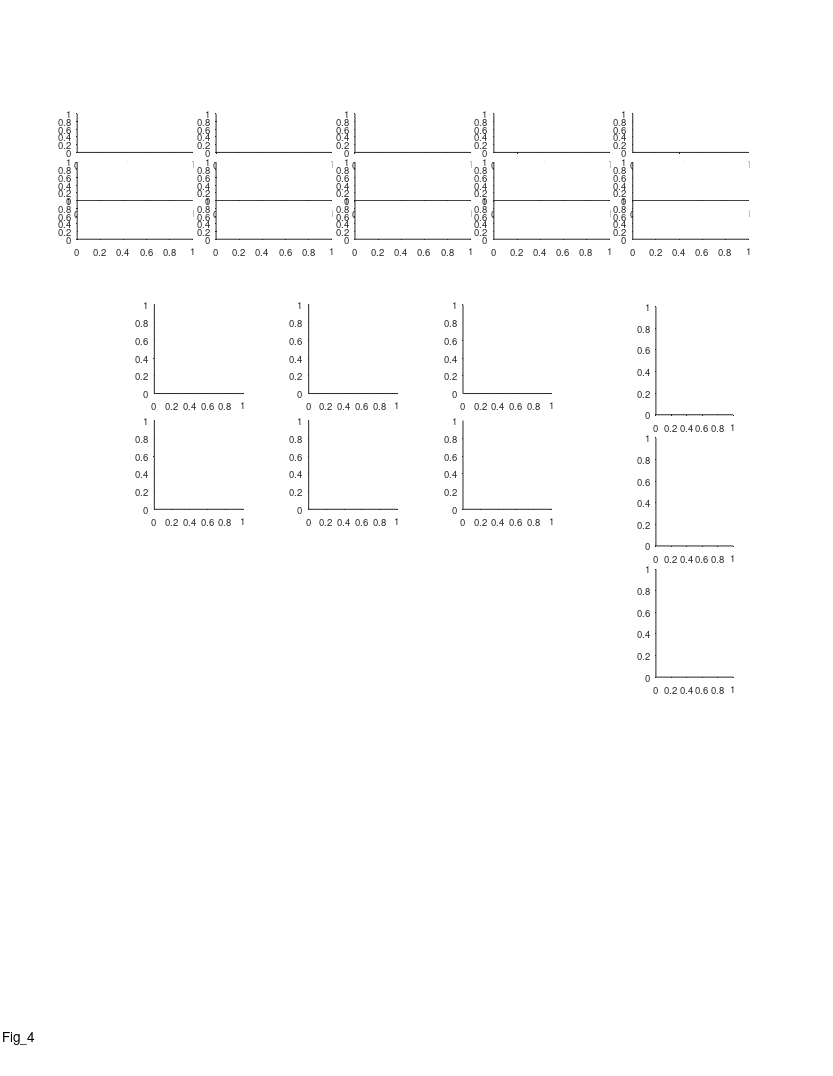

This chart was generated by the following MATLAB code: (Note: this script raises an error after producing the figure.)
%% Large Scale - Fig. 4 - comparing datasets (different track sizes)

%%
clear 
clc

%% params
nboot = 10000;
alpha = 0.05; % TODO: decide if one or two sided test
% CV_err_bar = 'CI';
% CV_err_bar = 'SEM';
CV_err_bar = 'SD';
use_large_bins_results = 0;
norm_speed_ratio = 0;
norm_dist_from_center = 0;
use_only_center = 0;
center_part_len = [nan 4 100];
ratio_stats_include_1s = 0;

%% define output files
res_dir = 'L:\paper_figures';
mkdir(res_dir)
fig_name_str = 'Fig_4';
fig_caption_str = 'Comparing datasets';
log_name_str = [fig_name_str '_log_file' '.txt'];
log_name_str = strrep(log_name_str , ':', '-');
log_name_str = strrep(log_name_str , ' ', '_');
log_name_out = fullfile(res_dir, log_name_str);

%% open log file
diary off
diary(log_name_out)
diary on
disp('Log file');
disp(['created: ', datestr(clock)]);
disp('======================================================');
disp([fig_name_str ':' fig_caption_str]);
disp('======================================================');
disp('');

%% report figure params
fprintf('nboot = %d\n',nboot);
fprintf('CV_err_bar = %s\n',CV_err_bar);
fprintf('normalize speed ratio = %d\n',norm_speed_ratio);
fprintf('Use only the center part of the small environment = %d\n',use_only_center);
if use_only_center
    fprintf('\tBat small no change\n');
    fprintf('\tBat small center part length = %dm\n',center_part_len(2));
%     fprintf('\tRat small center part length = %dm\n',center_part_len(3)/100);
end


%% create figure
% =========================================================================
% figure_size_cm = [21.0 29.7]; % ~A4
figure_size_cm = [21.6 27.9]; % ~US letter
figure ;
% Some WYSIWYG options:
set(gcf,'DefaultAxesFontSize',7);
set(gcf,'DefaultAxesFontName','helvetica');
set(gcf,'DefaultAxesUnits','centimeters');
set(gcf,'PaperType','usletter')
% set(gcf,'PaperType','<custom>');
set(gcf,'PaperUnits','centimeters','PaperPosition',[0 0 figure_size_cm]);
set(gcf,'PaperOrientation','portrait');
set(gcf,'Units','centimeters','Position',get(gcf,'paperPosition')+[0 0 0 0]); % position on screen...
set(gcf, 'Renderer', 'painters');
set(groot, 'defaultAxesTickDir', 'out');
set(groot,  'defaultAxesTickDirMode', 'manual');
annotation('textbox', [0.5 1 0 0], 'String',fig_name_str, 'HorizontalAlignment','center','Interpreter','none', 'FitBoxToText','on');
pause(0.2); % workaround to solve matlab automatically changing the axes positions...

% create panels
panel_A_size_raster = [3 1];
panel_A_size_FR_map = [3 1];
panel_A_pos = [2 16.6];
panel_A = [];
for ii_dataset =1:2
    for ii_example=1:5
        offset_x = (ii_example-1)*3.6;
        offset_y = (ii_dataset-1)*5.1;
        offset = panel_A_pos + [offset_x offset_y];
        panel_A(ii_dataset,ii_example,1) = axes('position', [offset+[0 2.25] panel_A_size_FR_map]);
        panel_A(ii_dataset,ii_example,2) = axes('position', [offset+[0 1   ] panel_A_size_raster]);
        panel_A(ii_dataset,ii_example,3) = axes('position', [offset+[0 0   ] panel_A_size_raster]);
    end
end
panel_A = flipdim(panel_A,1);
delete([panel_A(2,:,:)]);
% now panel_AB is 1X5X3 = dataset X example X raster/FR_map

panel_BCD_size = [2.3 2.3];
panel_BCD_pos = [4 6.7+8];
panel_BCD = [];
for ii_dataset=1:2
    for ii_feature=1:3
        offset_x = (ii_feature-1)*4;
        offset_y = (ii_dataset-1)*3;
        offset = panel_BCD_pos + [offset_x offset_y];
        panel_BCD(ii_dataset,ii_feature) = axes('position', [offset panel_BCD_size]);
    end
end
panel_BCD = flipdim(panel_BCD,1);
% now panel_B is 2X3 = dataset X feature

panel_EFG_size = [2 2.8];
panel_EFG_pos = [17 10.35];
panel_EFG = [];
for r=1:3
    for c=1:1
        offset_x = (c-1)*3.3;
        offset_y = (r-1)*3.4;
        offset = panel_EFG_pos + [offset_x offset_y];
        panel_EFG(r,c) = axes('position', [offset panel_EFG_size]);
    end
end
panel_EFG = flipdim(panel_EFG,1);

if norm_dist_from_center
%     norm_dist_from_center_panels(1) = axes('position', [3  2.5 3 3]);
    norm_dist_from_center_panels(2) = axes('position', [3 2 3 3]);
%     norm_dist_from_center_panels(3) = axes('position', [9 2 3 3]);
end

%% load data ==============================================================
clear datasets
data_dir = 'L:\processed_data_structs';
if use_large_bins_results
    % supp fig
    datasets(1)=load(fullfile(data_dir,'cells_bat_200m.mat'));
    datasets(2)=load(fullfile(data_dir,'cells_bat_6m_binning_option3.mat'));
%     datasets(3)=load(fullfile(data_dir,'cells_rat_3m_signif+FE_bin_5cm_ker_10cm.mat'));
else
    % main fig 
    datasets(1)=load(fullfile(data_dir,'cells_bat_200m.mat'));
    datasets(2)=load(fullfile(data_dir,'cells_bat_6m.mat'));
%     datasets(3)=load(fullfile(data_dir,'cells_rat_3m_signif+FE.mat'));
end
datasets(1).name = {'Large env.'};
datasets(2).name = {'Small env.'};
% datasets(3).name = {'Rat small env.'};

% fix struct names for 6m dataset
[datasets(2).cells.stats]  = disperse([datasets(2).cells.stats_6m]);
% [datasets(2).cells.signif] = disperse([datasets(2).cells.signif_6m]);
% [datasets(2).cells.FR_map] = disperse([datasets(2).cells.FR_map_6m]);
% [datasets(2).cells.stats] = disperse(arrayfun(@(cell)(cell.stats_6m([1 2])), datasets(2).cells, 'UniformOutput', false));
[datasets(2).cells.signif] = disperse(arrayfun(@(cell)(cell.signif_6m([1 2])), datasets(2).cells, 'UniformOutput', false));
[datasets(2).cells.FR_map] = disperse(arrayfun(@(cell)(cell.FR_map_6m([1 2])), datasets(2).cells, 'UniformOutput', false));
[datasets(2).cells.fields] = disperse(arrayfun(@(cell)(cell.fields_6m([1 2])), datasets(2).cells, 'UniformOutput', false));
[datasets(2).cells.FE] = disperse(arrayfun(@(cell)(cell.FE_6m([1 2])), datasets(2).cells, 'UniformOutput', false));
datasets(2).cells = rmfield(datasets(2).cells, 'stats_6m');
datasets(2).cells = rmfield(datasets(2).cells, 'signif_6m');
datasets(2).cells = rmfield(datasets(2).cells, 'FR_map_6m');
datasets(2).cells = rmfield(datasets(2).cells, 'fields_6m');
datasets(2).cells = rmfield(datasets(2).cells, 'FE_6m');
datasets(2).cells = rmfield(datasets(2).cells, 'cluster_quality');

%%
prm = PARAMS_GetAll();

%% cell examples options
% panel_A_opt = [3 1 8 11 2];
% panel_A_opt = [3 1 8 11 13];
panel_A_opt = [1 11 8 2 3];

% panel_B_opt = [3 4 8 1 2];
% panel_B_opt = [17:21];
% panel_B_opt = [22:26];
% panel_B_opt = [27:31];
panel_B_opt = [8 3 4 30 27];

bat_examples_options = {
    'b2311_d191218_TT3_SS08'   % 1
    'b2329_d190918_TT11_SS01'
    'b2329_d190919_TT11_SS04'
    'b2382_d190620_TT9_SS03'
    'b2382_d190623_TT13_SS05'  % 5
    'b2311_d191209_TT3_SS04'
    'b2311_d191218_TT3_SS02'
    'b2311_d191218_TT3_SS05'
    'b2329_d190923_TT2_SS02'
    'b2329_d190916_TT7_SS01'   % 10
    'b2311_d191218_TT3_SS07'
    'b2311_d191218_TT3_SS04'
    'b2329_d190918_TT7_SS01'   % 13
};
rat_examples_options = [
    386     % 1
    725
    738
    742
    1118    % 5
    1167
    1196
    1346
    1555
    1689    % 10
    1846
    2070
    2233
    2336
    2378    % 15
    2569
    2391
    1345
    1456
    1651    % 20
    1929
    1451
    1366
    913
    2657    % 25
    915
    724
    2628
    1872
    1285    % 30
    842
    ];

% report cell examples ID
fprintf('========= Panels A+B examples =========\n')
fprintf('Bat examples:\n')
fprintf('\t%s\n',bat_examples_options{panel_A_opt})
fprintf('Rat examples:\n')
fprintf('\t%d\n',rat_examples_options(panel_B_opt))

%% FR map + rasters - examples ============================================
cells2 = datasets(2).cells;
% cells3 = datasets(3).cells;
details2=[cells2.details];
% details3=[cells3.details];
IX2 = cellfun(@(cell_ID)find(contains({details2.cell_ID},cell_ID)), bat_examples_options(panel_A_opt))';
% IX3 = arrayfun(@(id)find(ismember([details3.id],id)), rat_examples_options(panel_B_opt))';
% cell_examples = [cells2(IX2);cells3(IX3)];
cell_examples = [cells2(IX2)];
if 1
for ii_dataset = 1:size(cell_examples,1)
    for ii_cell = 1:size(cell_examples,2)
        %%
        cell = cell_examples(ii_dataset,ii_cell);
        c = prm.graphics.colors.flight_directions;
        
        switch ii_dataset
            case 1
                xlimits = [0 6];
%                 area_limits = [6 12];
                area_size = 0.30;
%                 rescale_gain_offset = [1 6];
                rescale_gain_offset = [1 mean(cell.stats.all.valid_speed_pos)-3];
                cell_str = cell.details.cell_ID;
                m_or_cm = 'm';
            case 2
                xlimits = [0 3];
%                 area_limits = [-150 150];
                area_size = 30;
%                 rescale_gain_offset = [1/100 -150];
                rescale_gain_offset = [1/100 mean(cell.stats.all.valid_speed_pos)-150];
                cell_str = "cell "+cell.details.id;
                m_or_cm = 'cm';
        end

        % map+fields
        axes(panel_A(ii_dataset, ii_cell, 1));
        cla
        hold on
        maps=[cell.FR_map.all];
        x = maps(1).bin_centers;
        y = cat(1,maps.PSTH);
        m = round(max(y(:)));
        ylimits = [0 m+1];
        % low-speed area
        area_lowerval = ylimits(1) - 0.23*range(ylimits);
        area_upperval = ylimits(1) - 1e-2*range(ylimits);
%         area([area_limits(1)  cell.stats.all.valid_speed_pos(1)               ], repelem(area_upperval,2), area_lowerval, 'FaceColor',0.7*[1 1 1],'EdgeColor','none','ShowBaseLine','off','Clipping','off');
%         area([                cell.stats.all.valid_speed_pos(2) area_limits(2)], repelem(area_upperval,2), area_lowerval, 'FaceColor',0.7*[1 1 1],'EdgeColor','none','ShowBaseLine','off','Clipping','off');
        area_X = cell.stats.all.valid_speed_pos(1) - area_size;
        area_Y = repelem(area_upperval,2);
        area(cell.stats.all.valid_speed_pos(1) - [area_size 0], repelem(area_upperval,2), area_lowerval, 'FaceColor',0.7*[1 1 1],'EdgeColor','none','ShowBaseLine','off','Clipping','off');
        area(cell.stats.all.valid_speed_pos(2) + [0 area_size], repelem(area_upperval,2), area_lowerval, 'FaceColor',0.7*[1 1 1],'EdgeColor','none','ShowBaseLine','off','Clipping','off');
        h=plot(x,y,'LineWidth',1.2);
        [h.Color] = disperse(c);
        % fields
        dir_offsets = [-0.1 -0.17]+0.015;
        for ii_dir=1:2
            fields = cell.fields{ii_dir};
            if isfield(fields,'in_low_speed_area')
                fields([fields.in_low_speed_area])=[];
            end
            for ii_field = 1:length(fields)
                plot(fields(ii_field).edges_prc, ...
                     repelem(dir_offsets(ii_dir)*range(ylimits),2),...
                    'Linewidth', 2, 'Color', c{ii_dir},'Clipping','off');
                fprintf('dataset %d cell %d direction %d field %d size = %.2f%s\n',...
                    ii_dataset, ii_cell, ii_dir, ii_field, fields(ii_field).width_prc, m_or_cm);
            end
        end
        rescale_plot_data('x',rescale_gain_offset);
        box off
        h=gca;
        h.TickDir = 'out';
        h.XTick = [];
        h.YTick = [0 m];
        h.YLim = ylimits;
        h.XLim = xlimits;
        h.YRuler.TickLabelGapOffset = -1;

        % rasters
        FEs = [cell.FE];
        for ii_dir=1:2
            axes(panel_A(ii_dataset, ii_cell, ii_dir+1));
            cla
            FE = FEs{ii_dir};
            x = [FE.spikes_pos];
            [FE.number2] = disperse(1:length(FE));
            y = arrayfun(@(FE)(FE.number2*ones(1,FE.num_spikes)),FE,'UniformOutput',0);
            y = [y{:}];
            plot(x,y,'.','Color',c{ii_dir},'MarkerSize',0.05);
            
            rescale_plot_data('x',rescale_gain_offset);
            
            box off
            h=gca;
            m = length(FE);
            h.YTick = [1 m];
            h.XLim = xlimits;
            h.YLim = [0 m+1];
            h.YRuler.TickLabelGapOffset = -1;
            switch ii_dir
                case 1
                    h.XTick = [];
                    h.YTickLabel = {'',num2str(m)};
                case 2
                    switch ii_dataset
                        case 1
                            h.XTick = 0:1:6;
                        case 2
                            h.XTick = 0:1:3;
                    end
                    h.XRuler.TickLabelGapOffset = -2;
                    h.YTickLabel = {'1',num2str(m)};
                    h.TickDir = 'out';
            end
        end
        
        % fields num (here to be above the - TODO: Move up where I plot fields
        for ii_dir=1:2
            fields = cell.fields{ii_dir};
            if isfield(fields,'in_low_speed_area')
                fields([fields.in_low_speed_area])=[];
            end
            dir_offsets =2.05+[0.18 0];
            text(1.05, dir_offsets(ii_dir), num2str(length(fields)), 'Units','normalized', 'Color', c{ii_dir},...
                'HorizontalAlignment','right', 'VerticalAlignment','middle','FontSize',6);
        end
    end
end

%% add direction arrows
arrow_x = 0.85 +[0 0.05];
arrow_y = repelem(0.95,2);
clear h
h(1)=annotation('arrow',arrow_x,      arrow_y+0.008,  'Color', prm.graphics.colors.flight_directions{1});
h(2)=annotation('arrow',flip(arrow_x),arrow_y      ,  'Color', prm.graphics.colors.flight_directions{2});
[h.HeadWidth] = disperse([5 5]);
[h.HeadLength] = disperse([5 5]);

%% add x/y labels for specific panels
for ii_dataset = 1:1
    for ii_cell = 1:5
        axes(panel_A(ii_dataset,ii_cell, 3));
        xlabel('Position (m)', 'Units','normalized','Position',[0.5 -0.35]);
    end
end
for ii_dataset = 1:1
    ii_cell = 1;
    axes(panel_A(ii_dataset,ii_cell, 3));
    ylabel('Flight no.',   'Units','normalized','Position',[-0.2 1]);
    axes(panel_A(ii_dataset,ii_cell, 1));
    ylabel({'Firing rate';'(Hz)'},   'Units','normalized','Position',[-0.15 0.42]);
end
axes(panel_A(1,1,1));
text(-0.4,1.6, 'A', 'Units','normalized','FontWeight','bold');
text(0.1,1.6, 'Small environment (6 m)', 'Units','normalized','FontWeight','bold');
% axes(panel_A(2,1,1));
% text(-0.4,1.6, 'B', 'Units','normalized','FontWeight','bold');
% text(0.1,1.6, 'Rats - Small environment', 'Units','normalized','FontWeight','bold');

end % if plot examples ====================================================



%% ================ plot datasets histograms ========================
fprintf('======= panels BCD: plot datasets distributions ======= \n');
field_num_val = [];
field_num_grp = [];
field_size_val = [];
field_size_grp = [];
ratio_LS_val = [];
ratio_LS_grp = [];
ratio_LS_with_1s_val = [];
ratio_LS_with_1s_grp = [];
n_str_pos_x = [1 1 1.1; 1 1 1.1; 1 1 1.1];
n_str_pos_y = [1 1 1; 0.9 1 0.9; 0.9 1 0.9];
for ii_dataset = 1:length(datasets)
    %% arrange dataset struct
    name = datasets(ii_dataset).name;
    cells = datasets(ii_dataset).cells;
    signif = cat(1,cells.signif);
    signif = arrayfun(@(x)(x.TF),signif);
    signif = any(signif,2);
    cells(~signif)=[];
    signif = cat(1,cells.signif);
    signif = arrayfun(@(x)(x.TF),signif);
    stats = [cells.stats];
    stats_all = [stats.all];
    stats_dir = cat(1,stats.dir);
    fields = cat(1,cells.fields);
    fields = fields(signif);
    fields = [fields{:}];
    fields([fields.in_low_speed_area])=[];
% % %     if ~isfield(fields,'in_low_speed_area')
% % %         [fields.in_low_speed_area] = disperse(false(size(fields)));
% % %     end
% % %     if is_remove_low_speed 
% % %         fields([fields.in_low_speed_area])=[];
% % %     end
    
    %% arrange relevant data to plot
    field_num = [stats_dir(signif).field_num];
    field_size = [fields.width_prc];
    ratio_LS = [stats_all.field_ratio_LS];
    ratio_LS_with_1s = [stats_all.field_ratio_LS];
    ratio_LS_with_1s(isnan(ratio_LS_with_1s))=1;
    ratio_LS_vel = abs([stats_all.field_ratio_LS_vel]);
    ratio_LS_vel(isnan(ratio_LS_vel)) = 1;
        
    % Here we try two options to overcome the parabolic speed trajectories:
    % test 1: take only the very central part of the track
    if use_only_center & ~isnan(center_part_len(ii_dataset)) % only for small env.
        % remove fields far from the center        
        % and recalculate field num/size/ratio
        field_num = [];
        field_size = [];
        ratio_LS = [];
        ratio_LS_with_1s = [];
        ratio_LS_vel = [];
        dist2center_LS = [];
        for ii_cell = 1:length(cells)
            cell_fields = [];
            for ii_dir=1:2
                cell = cells(ii_cell);
                if ~cell.signif(ii_dir).TF
                    continue;
                end
                cell_fields_dir = cell.fields{ii_dir};
                cell_fields_dir( [cell_fields_dir.in_low_speed_area] ) = [];
                center_loc = mean(cell.stats.all.valid_speed_pos);
                cell_fields_dir( abs([cell_fields_dir.loc]-center_loc) > center_part_len(ii_dataset)/2 ) = [];
                cell_fields = [cell_fields cell_fields_dir];
                field_num = [field_num length(cell_fields_dir)];
            end
            cell_fields_sizes = [cell_fields.width_prc];
            cell_fields_vel = [cell_fields.vel];
            cell_fields_loc = [cell_fields.loc];
            field_size = [field_size cell_fields_sizes];
            switch length(cell_fields_sizes)
                case 0 % do nothing (disregard this cell)
                case 1 % add 1 only to 'with_1s' array and nan to the regular array (for code comatibility)
                    ratio_LS         = [ratio_LS            nan];
                    ratio_LS_with_1s = [ratio_LS_with_1s      1];
                    ratio_LS_vel     = [ratio_LS_vel          1];
                    dist2center_LS   = [dist2center_LS; [1 1].*abs(cell_fields_loc-center_loc)];
                otherwise
                    [field_L,IX_L] = max(cell_fields_sizes);
                    [field_S,IX_S] = min(cell_fields_sizes);
                    ratio_LS         = [ratio_LS            field_L/field_S ];
                    ratio_LS_with_1s = [ratio_LS_with_1s    field_L/field_S ];
                    ratio_LS_vel     = [ratio_LS_vel        cell_fields_vel(IX_L) / cell_fields_vel(IX_L) ];
                    dist2center_LS   = [dist2center_LS;     abs(cell_fields_loc(IX_L)-center_loc) ...
                                                            abs(cell_fields_loc(IX_S)-center_loc)    ];
                    
            end
        end
        field_num(field_num==0)=[];
    end
    % test 2: normalize by the speed ratio
    if norm_speed_ratio
        ratio_LS = ratio_LS ./ ratio_LS_vel;
        ratio_LS_with_1s = ratio_LS_with_1s ./ ratio_LS_vel;
    end
    % test 3: normalize by the distance from center ratio
    if norm_dist_from_center & ~isnan(center_part_len(ii_dataset)) % only for small env.
        ratio_LS_dist2center = dist2center_LS(:,1)' ./ dist2center_LS(:,2)';
        % here we multiply by ratio_dist2center, in contrast to normalizing
        % by the speed ratio, because the further the field from the center
        % we expect it to be smaller, so we expect ratio_LS_dist2center to
        % be values < 1
        ratio_LS = ratio_LS .* ratio_LS_dist2center;
        ratio_LS_with_1s = ratio_LS_with_1s .* ratio_LS_dist2center;
    end
    % convert cm to m
    if ii_dataset==3
        field_size = field_size / 100; % convert cm to m
    end
    
    %% store data from all datasets together
    field_num_val  = [field_num_val   field_num];
    field_size_val = [field_size_val  field_size];
    ratio_LS_val   = [ratio_LS_val    ratio_LS];
    ratio_LS_with_1s_val   = [ratio_LS_with_1s_val   ratio_LS_with_1s];
    field_num_grp  = [field_num_grp   ii_dataset.*ones(size(field_num))];
    field_size_grp = [field_size_grp  ii_dataset.*ones(size(field_size))];
    ratio_LS_grp   = [ratio_LS_grp    ii_dataset.*ones(size(ratio_LS))];
    ratio_LS_with_1s_grp   = [ratio_LS_with_1s_grp   ii_dataset.*ones(size(ratio_LS_with_1s))];
    
    %%
    datasets(ii_dataset).field_size = field_size;
    datasets(ii_dataset).fields = fields;
    datasets(ii_dataset).signif = signif;
    datasets(ii_dataset).signif = signif;
    datasets(ii_dataset).stats_all = stats_all;
    datasets(ii_dataset).stats_dir = stats_dir;
    
    %% report dataset
    fprintf('Dataset %d: %s\n', ii_dataset, datasets(ii_dataset).name{1})
    
    %% no. of fields
    x = field_num;
    axes(panel_BCD(ii_dataset,1));
    cla('reset');
    hold on
    hh=histogram(x);
    hh.FaceColor = 0.5*[1 1 1];
    hh.BinEdges = 0.5+[0:20];
    hh.Data(hh.Data > hh.BinLimits(2)) = hh.BinLimits(2);
    if hh.Values(end)
        fprintf('\tLast bin includes all cells with > %d fields\n', floor(hh.BinEdges(end)));
    end
    
    hax=gca;
    hax.YScale = 'log';
    hax.YLim(1) = 0.7;
    hax.YLim(2) = 1.15 * hax.YLim(2);
%     ha.YLim = [0.7e0 240];
    hax.XLim = [0 hh.BinLimits(2)];
    hax.XTick = [0:5:30];
    hax.YTick = [1 10 100];
    hax.YTickLabel = {'10 ^0';'10 ^1';'10 ^2'};
    hax.TickDir='out';
    hax.TickLength = [0.03 0.03];
    hax.XRuler.TickLabelGapMultiplier = -0.3;
    hax.YRuler.TickLabelGapMultiplier = 0.001;
    if ii_dataset == length(datasets)
        xlabel({'No. of fields per direction'},'Units','normalized','Position',[0.5 -0.18]);
    end
    ylabel('No. of cells','Units','normalized','Position',[-0.28 0.5])
    text(n_str_pos_x(ii_dataset,1),n_str_pos_y(ii_dataset,1), "n = "+sum(~isnan(x)),...
        'Units','normalized','HorizontalAlignment','right','VerticalAlignment','top','FontSize',7);
    
    hl=xline(nanmean(x)); hl.Color='r';
    m = hax.YLim(2) + 0.15*range(hax.YLim);
    plot(prctile(x,[25 75]), [m m], 'r-','LineWidth',1   ,'Clipping','off');
    plot(prctile(x,[50]),    m    , 'r.','MarkerSize',10 ,'Clipping','off');
    fprintf('\tNo. of fields: mean=%.1f median=%.1f IQR=%.1f-%.1f\n', nanmean(x), prctile(x,[50]), prctile(x,[25 75]) );
    
    %% Field Size
    x = field_size;
    axes(panel_BCD(ii_dataset,2));
    cla('reset');
    hold on
    h=histogram(x);
    h.FaceColor = 0.5*[1 1 1];
    h.BinEdges = 0:33;

    ylabel('counts')
    hax=gca;
    hax.YScale = 'log';
    hax.YLim(1) = 0.8;
    hax.YLim(2) = 1.15 * hax.YLim(2);
    if ii_dataset == 3
        hax.YLim(2) = 1.15 * hax.YLim(2);
    end
    hax.YTick = [1 10 100];
    hax.YTickLabel = {'10 ^0';'10 ^1';'10 ^2'};
    hax.TickDir='out';
    hax.TickLength = [0.03 0.03];
    hax.XRuler.TickLabelGapMultiplier = -0.3;
    hax.YRuler.TickLabelGapMultiplier = 0.001;
    if ii_dataset == length(datasets)
        xlabel('Field size (m)')
    end
    ylabel('No. of fields','Units','normalized','Position',[-0.28 0.5])
    text(n_str_pos_x(ii_dataset,2),n_str_pos_y(ii_dataset,2), "n = "+sum(~isnan(x)),...
        'Units','normalized','HorizontalAlignment','right','VerticalAlignment','top','FontSize',7);
    
    hl=xline(nanmean(x)); hl.Color='r';
    m = hax.YLim(2) + 0.15*range(hax.YLim);
    plot(prctile(x,[25 75]), [m m], 'r-','LineWidth',1   ,'Clipping','off');
    plot(prctile(x,[50]),    m    , 'r.','MarkerSize',10 ,'Clipping','off');
    fprintf('\t Fields sizes: mean=%.1fm median=%.1fm IQR=%.1f-%.1fm\n', nanmean(x), prctile(x,[50]), prctile(x,[25 75]) );
    [fields_size_gamma_fit] = gamfit(field_size);
    fprintf('\t smallest fields gamma distribution fit:\n')
    fprintf('\t\t Shape parameter kappa = %.2f\n', fields_size_gamma_fit(1));
    fprintf('\t\t Scale parameter theta = %.2fm\n', fields_size_gamma_fit(2));
            
    % inset - zoom in on x-axis
    if ismember(ii_dataset,[2 3])
        hax = copyobj(gca,gcf);
        axes(hax);
        hax.Position([1 2]) = hax.Position([1 2]) + [1 0.5];
        hax.Position([3 4]) = [1.2 1.3];
        delete(findobj(gca,'Type','Text'));
        hh = findobj(gca,'Type','Histogram');
        hh.BinEdges = 0:0.25:max(hh.Data)*1.1;
        hax.FontSize=6;
        hax.XLabel.String = '';
        hax.YLabel.String = '';
    end
    
    %% ratio L/S
    x1 = ratio_LS;
    x2 = ratio_LS_with_1s;
    axes(panel_BCD(ii_dataset,3));
    cla('reset');
    hold on
    nBinEdges = 9;
    edges = logspace(0,log10(25),nBinEdges);
    h=histogram(x2);
    h.BinEdges = edges;
    h.FaceColor = 'k';
    h.FaceAlpha = 1;
    h=histogram(x1);
    h.BinEdges = edges;
    h.FaceColor = 0.5*[1 1 1];
    h.FaceAlpha = 1;
    
    hax=gca;
    hax.XScale = 'log';
    hax.YScale = 'log';
    hax.YLim(1) = 0.7;
    hax.YLim(2) = 1.15 * hax.YLim(2);
    hax.XLim = [0 27];
    hax.YTick = [1 10 100];
    hax.XTick = [1 2 5 10 20];
    hax.YTickLabel = {'10 ^0';'10 ^1';'10 ^2'};
    hax.TickDir='out';
    hax.TickLength = [0.03 0.03];
    hax.XRuler.TickLabelGapMultiplier = -0.35;
    hax.YRuler.TickLabelGapMultiplier = 0.001;
    if ii_dataset == length(datasets)
        xlabel({'Field size ratio';'largest/smallest'},'Units','normalized','Position',[0.5 -0.17]);
    end
    ylabel('No. of cells','Units','normalized','Position',[-0.28 0.5])
    text(n_str_pos_x(ii_dataset,3),n_str_pos_y(ii_dataset,3), "n = "+length(x1),...
        'Units','normalized','HorizontalAlignment','right','VerticalAlignment','top','FontSize',7);
    fprintf('\tnumber of cells with single field overall (both directions): %d/%d (%.1f%%)\n',sum(isnan(x1)), length(x1), 100*sum(isnan(x1))/length(x1));
    
    if ratio_stats_include_1s
        x = x2;
    else
        x = x1;
    end
    
    hl=xline(nanmean(x)); hl.Color='r';
    m = hax.YLim(2) + 0.15*range(hax.YLim);
    plot(prctile(x,[25 75]), [m m], 'r-','LineWidth',1   ,'Clipping','off');
    plot(prctile(x,[50]),    m    , 'r.','MarkerSize',10 ,'Clipping','off');
    fprintf('\tFields size ratio (L/S): mean=%.1f median=%.1f IQR=%.1f-%.1f\n', nanmean(x), prctile(x,[50]), prctile(x,[25 75]) );
    
    %% ratio L/S vs ratio dist2center
    if norm_dist_from_center & ~isnan(center_part_len(ii_dataset)) % only for small env.
        x = ratio_LS_dist2center;
        y = ratio_LS ./ ratio_LS_dist2center;
        axes(norm_dist_from_center_panels(ii_dataset));
        cla('reset');
        hold on
        plot(x,y,'k.','MarkerSize',7);
        xlabel({'Distance to center ratio';'largest/smallest'});
        ylabel({'Field size ratio';'largest/smallest'});
        title(datasets(ii_dataset).name);
        hax=gca;
        hax.XScale = 'log';
        hax.YScale = 'log';
        [rho,rho_pval] = corr(x',y','rows','pairwise','type','Spearman')
        text(1,.95,sprintf('rho = %.2f',rho),'Units','normalized','FontSize',8);
        text(1,.85,sprintf('P = %.2f',rho_pval),'Units','normalized','FontSize',8);
    end
end

% add panel letter
axes(panel_BCD(1,1));
text(-0.45,1.1, 'B', 'Units','normalized','FontWeight','bold');
axes(panel_BCD(1,2));
text(-0.45,1.1, 'C', 'Units','normalized','FontWeight','bold');
axes(panel_BCD(1,3));
text(-0.45,1.1, 'D', 'Units','normalized','FontWeight','bold');

%% add dataset title
axes(panel_BCD(1,1));
text(-0.9,0.5, {'Large';'environment';'(200 m)'}, 'Units','normalized','FontWeight','bold','FontSize',9,'HorizontalAlignment','center');
axes(panel_BCD(2,1));
text(-0.9,0.5, {'Small';'environment';'(6 m)'}, 'Units','normalized','FontWeight','bold','FontSize',9,'HorizontalAlignment','center');
% axes(panel_BCD(3,1));
% text(-0.9,0.5, {'Rat';'small';'environment'}, 'Units','normalized','FontWeight','bold','FontSize',9,'HorizontalAlignment','center');

%%  ============ compare datasets distributions ============ 
EFG_xlimits = [0.25 2.75];
asterisk_font_size = 11;
fprintf('======= panels EFG: compare datasets distributions ======= \n');

%%  No. of fields
axes(panel_EFG(1)); cla; hold on
text(-0.55,1.1, 'E', 'Units','normalized','FontWeight','bold');
n=accumarray(field_num_grp',field_num_val',[],@(x)(sum(~isnan(x))));
x=unique(field_num_grp);
y=accumarray(field_num_grp',field_num_val',[],@mean);
err=accumarray(field_num_grp',field_num_val',[],@nansem);
bar(x,y,'FaceColor',0.5*[1 1 1]);
h = errorbar(x,y,err);
h.Color = [0 0 0];                            
h.LineStyle = 'none';  
hax=gca;
hax.XLim = EFG_xlimits;
hax.YLim = [0 6];
hax.XTick=1:length(datasets);
hax.XTickLabel=[];
hax.YRuler.TickLabelGapOffset = 1;
% hax.XTickLabel=[1:length(datasets)]+":"+string({datasets.name});
% hax.XTickLabelRotation = 30;
ylabel('No. of fields per direction');
% text(x, repelem(hax.YLim(2),length(x)), "n = "+n,...
%     'HorizontalAlignment','center','VerticalAlignment','bottom');
% signif test
X1 = field_num_val(field_num_grp==1);
X2 = field_num_val(field_num_grp==2);
% X3 = field_num_val(field_num_grp==3);
[~,pval12,~,tstat12] = ttest2(X1,X2,'tail','right','vartype','unequal');
% [~,pval13,~,tstat13] = ttest2(X1,X3,'tail','right');
pval12_rank = ranksum(X1,X2,'tail','right');
% pval13_rank = ranksum(X1,X3,'tail','right');
fprintf('Field num 1 vs. 2: ttest p=%.4g df=%d, ranksum p=%.4g\n',pval12, tstat12.df, pval12_rank);
% fprintf('Field num 1 vs. 3: ttest p=%.4g df=%d, ranksum p=%.4g\n',pval13, tstat13.df, pval13_rank);
str12 = signif_astricks(pval12);
% str13 = signif_astricks(pval13);
plot([1 2],5.7*[1 1],'k-','Clipping','off')
% plot([1 3],6.5*[1 1],'k-','Clipping','off')
text(1.5,  5.9,str12,'HorizontalAlignment','center','VerticalAlignment','middle','FontSize',asterisk_font_size);
% text(2,    6.7,str13,'HorizontalAlignment','center','VerticalAlignment','middle','FontSize',asterisk_font_size);

%%  fields size
axes(panel_EFG(2)); cla; hold on
text(-0.55,1., 'F', 'Units','normalized','FontWeight','bold');
n=accumarray(field_size_grp',field_size_val',[],@(x)(sum(~isnan(x))));
x=unique(field_size_grp);
y=accumarray(field_size_grp',field_size_val',[],@mean);
err=accumarray(field_size_grp',field_size_val',[],@nansem);
bar(x,y,'FaceColor',0.5*[1 1 1]);
h = errorbar(x,y,err);    
h.Color = [0 0 0];                            
h.LineStyle = 'none';  
hax=gca;
hax.XLim = EFG_xlimits;
hax.YLim = [0 6.5];
hax.XTick=1:length(datasets);
hax.XTickLabel=[];
hax.YRuler.TickLabelGapOffset = 1;
% hax.XTickLabel=[1:length(datasets)]+":"+string({datasets.name});
% hax.XTickLabelRotation = 30;
ylabel('Field size (m)');
% text(x, repelem(hax.YLim(2),length(x)), "n = "+n,...
%     'HorizontalAlignment','center','VerticalAlignment','bottom');
% signif test
X1 = field_size_val(field_size_grp==1);
X2 = field_size_val(field_size_grp==2);
% X3 = field_size_val(field_size_grp==3);
[~,pval12,~,tstat12] = ttest2(X1,X2,'tail','right','vartype','unequal');
% [~,pval13,~,tstat13] = ttest2(X1,X3,'tail','right');
pval12_rank = ranksum(X1,X2,'tail','right');
% pval13_rank = ranksum(X1,X3,'tail','right');
fprintf('Field size 1 vs. 2: ttest p=%.4g df=%d, ranksum p=%.4g\n',pval12, tstat12.df, pval12_rank);
% fprintf('Field size 1 vs. 3: ttest p=%.4g df=%d, ranksum p=%.4g\n',pval13, tstat13.df, pval13_rank);
str12 = signif_astricks(pval12);
% str13 = signif_astricks(pval13);
plot([1 2],6.3*[1 1],'k-','Clipping','off')
% plot([1 3],7.1*[1 1],'k-','Clipping','off')
text(1.5,  6.5,str12,'HorizontalAlignment','center','VerticalAlignment','middle','FontSize',asterisk_font_size);
% text(2,    7.3,str13,'HorizontalAlignment','center','VerticalAlignment','middle','FontSize',asterisk_font_size);

%%  field size CV
% % % % % % % % axes(panel_EFG(3)); cla; hold on
% % % % % % % % text(-0.55,1., 'G', 'Units','normalized','FontWeight','bold');
% % % % % % % % [CV,CI,SD,SEM] = splitapply(@(X)CV_BS(X,nboot,alpha), field_size_val', field_size_grp');
% % % % % % % % x = unique(field_size_grp);
% % % % % % % % y = CV;
% % % % % % % % switch CV_err_bar
% % % % % % % %     case 'CI'
% % % % % % % %         err1 = CV-CI(:,1);
% % % % % % % %         err2 = CI(:,2)-CV;
% % % % % % % %     case 'SEM'
% % % % % % % %         err1 = SEM;
% % % % % % % %         err2 = SEM;
% % % % % % % %     case 'SD'
% % % % % % % %         err1 = SD;
% % % % % % % %         err2 = SD;
% % % % % % % % end
% % % % % % % % bar(x,y,'FaceColor',0.5*[1 1 1]);
% % % % % % % % h = errorbar(x,y,err1,err2);
% % % % % % % % h.Color = [0 0 0];                            
% % % % % % % % h.LineStyle = 'none';  
% % % % % % % % hax=gca;
% % % % % % % % hax.XLim = EFG_xlimits;
% % % % % % % % hax.XTick=1:length(datasets);
% % % % % % % % hax.XTickLabel=[];
% % % % % % % % hax.YRuler.TickLabelGapOffset = 1;
% % % % % % % % ylabel({'Field size';'coefficient of variation'});
% % % % % % % % % signif test
% % % % % % % % z12 = (y(1)-y(2)) / sqrt(SD(1)^2+SD(2)^2);
% % % % % % % % % z13 = (y(1)-y(3)) / sqrt(SD(1)^2+SD(3)^2);
% % % % % % % % pval12 = 1-normcdf(z12,0,1);
% % % % % % % % pval13 = 1-normcdf(z13,0,1);
% % % % % % % % str12 = signif_astricks(pval12);
% % % % % % % % str13 = signif_astricks(pval13);
% % % % % % % % fprintf('Field size CV 1 vs. 2 (bootstrap): z-test p=%.4g z=%.4g\n',pval12,z12);
% % % % % % % % % fprintf('Field size CV 1 vs. 3 (bootstrap): z-test p=%.4g z=%.4g\n',pval13,z13);
% % % % % % % % plot([1 2],0.75*[1 1],'k-','Clipping','off')
% % % % % % % % % plot([1 3],0.85*[1 1],'k-','Clipping','off')
% % % % % % % % text(1.5,0.77,str12,'HorizontalAlignment','center','VerticalAlignment','middle','FontSize',asterisk_font_size);
% % % % % % % % % text(2,0.87,str13,'HorizontalAlignment','center','VerticalAlignment','middle','FontSize',asterisk_font_size);

%%  L/S ratio
axes(panel_EFG(3)); cla; hold on
text(-0.55,1., 'G', 'Units','normalized','FontWeight','bold');
if ratio_stats_include_1s
    n=accumarray(ratio_LS_with_1s_grp',ratio_LS_with_1s_val',[],@(x)(sum(~isnan(x))));
    x=unique(ratio_LS_with_1s_grp);
    y=accumarray(ratio_LS_with_1s_grp',ratio_LS_with_1s_val',[],@nanmean);
    err=accumarray(ratio_LS_with_1s_grp',ratio_LS_with_1s_val',[],@nansem);
else
    n=accumarray(ratio_LS_grp',ratio_LS_val',[],@(x)(sum(~isnan(x))));
    x=unique(ratio_LS_grp);
    y=accumarray(ratio_LS_grp',ratio_LS_val',[],@nanmean);
    err=accumarray(ratio_LS_grp',ratio_LS_val',[],@nansem);
end
bar(x,y,'FaceColor',0.5*[1 1 1]);
h = errorbar(x,y,err);    
h.Color = [0 0 0];                            
h.LineStyle = 'none';  
hax=gca;
hax.YLim(1) = 1; % ratio cannot be < 1
if ratio_stats_include_1s
    hax.YLim(2) = 4.5;
else
    hax.YLim(2) = 5;
end
hax.YTick = 0:10;
hax.XLim = EFG_xlimits;
hax.XTick=1:length(datasets);
hax.XTickLabel=string({datasets.name});
hax.XTickLabelRotation = 45;
hax.XAxis.FontWeight='bold';
hax.XRuler.TickLabelGapOffset = -2;
hax.YRuler.TickLabelGapOffset = 1;

% hax.XTick=1:length(datasets);
% hax.XTickLabel=[];
% hax.YRuler.TickLabelGapOffset = 1;

% hax.XTickLabel=[1:length(datasets)]+":"+string({datasets.name});
% hax.XTickLabelRotation = 30;
% ,'Units','normalized','Position',[0.5 -0.17]
ylabel({'Field size ratio';'largest/smallest'});
% text(x, repelem(hax.YLim(2),length(x)), "n = "+n,...
%     'HorizontalAlignment','center','VerticalAlignment','bottom');
% signif test
if ratio_stats_include_1s
    X1 = ratio_LS_with_1s_val(ratio_LS_with_1s_grp==1);
    X2 = ratio_LS_with_1s_val(ratio_LS_with_1s_grp==2);
    % X3 = ratio_LS_with_1s_val(ratio_LS_with_1s_grp==3);
else
    X1 = ratio_LS_val(ratio_LS_grp==1);
    X2 = ratio_LS_val(ratio_LS_grp==2);
    % X3 = ratio_LS_val(ratio_LS_grp==3);
end
[~,pval12,~,tstat12] = ttest2(X1,X2,'tail','right','vartype','unequal');
% [~,pval13,~,tstat13] = ttest2(X1,X3,'tail','right');
pval12_rank = ranksum(X1,X2,'tail','right');
% pval13_rank = ranksum(X1,X3,'tail','right');
fprintf('L/S ratio 1 vs. 2: ttest p=%.4g df=%d, ranksum p=%.4g\n',pval12, tstat12.df, pval12_rank);
% fprintf('L/S ratio 1 vs. 3: ttest p=%.4g df=%d, ranksum p=%.4g\n',pval13, tstat13.df, pval13_rank);
str12 = signif_astricks(pval12);
% str13 = signif_astricks(pval13);
plot([1 2],hax.YLim(2)*[1 1],'k-','Clipping','off')
% plot([1 3],5.1*[1 1],'k-','Clipping','off')
text(1.5,hax.YLim(2)+0.1,str12,'HorizontalAlignment','center','VerticalAlignment','middle','FontSize',asterisk_font_size);
% text(2,5.3,str13,'HorizontalAlignment','center','VerticalAlignment','middle','FontSize',asterisk_font_size);

%% print/save the figure
file_out = fig_name_str;
if use_large_bins_results
    file_out = [file_out '_larger_bins'];
end
if norm_speed_ratio
    file_out = [file_out '_norm_speed_ratio'];
end
if norm_dist_from_center
    file_out = [file_out '_norm_dist2center'];
end
if use_only_center
    file_out = [file_out '_use_only_center' sprintf('_bat_%.2f_rat_%.2f',center_part_len(2),center_part_len(3)/100)];
    file_out = strrep(file_out, '.','_');
end

% file_out = sprintf('%s_A_%d_%d_%d_%d_%d_B_%d_%d_%d_%d_%d',file_out,panel_A_opt,panel_B_opt);
file_out = fullfile(res_dir, file_out);
print(gcf, file_out, '-dpdf', '-cmyk', '-painters');
% print(gcf, fig_name_out, '-dtiff', '-cmyk', '-painters');
% saveas(gcf , fig_name_out, 'fig');
fprintf('Figure was successfully saved to pdf format, file name:\n\t%s\n',file_out);

%%
function [CV,CI,SD,SEM] = CV_BS(X,nboot,alpha)
    rng(0);
    BOOTSTAT = bootstrp(nboot, @(x)(std(x)/mean(x)), X);
    CV = mean(BOOTSTAT);
    CI = quantile(BOOTSTAT,[alpha 1-alpha]);
    SD = std(BOOTSTAT);
    SEM = std(BOOTSTAT)/sqrt(length(BOOTSTAT));
end

%% signif astricks string
function str = signif_astricks(pval)
    if pval>=0.05
        str = 'n.s.';
    end
    if pval<0.05
        str = '*';
    end
    if pval<0.01
        str = '**';
    end
    if pval<0.001
        str = '***';
    end
    if pval<0.0001
        str = '****';
    end
    if pval<0.00001
        str = '*****';
    end
end







%%
